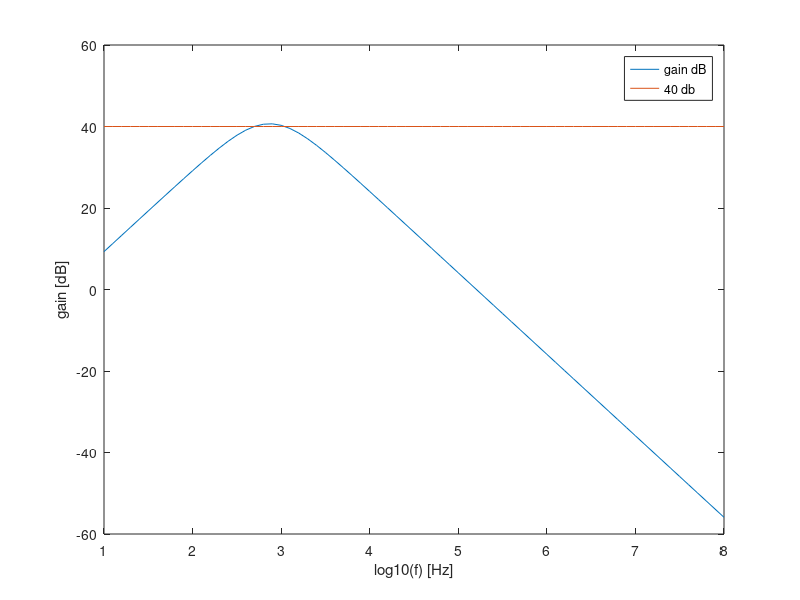

The MATLAB source for this figure:
%chosen components
R1=1000
R2=1/(1/(1000)+1/(20000))
R3=2*100*10^3+10000
R4=1000

C1=220*10^(-9)
C2=220*10^(-9)


%computing capacitor's impedances
f=1:0.1:8;;
w=2*pi*power(10,f);
%s=j*w;

ZC1=1./(j*w*C1);
ZC2=1./(j*w*C2);

%computing transfer function
fator1=R1./(R1+ZC1);
fator12=(1+R3/R4).*fator1;
T=abs(ZC2./(ZC2+R2).*fator12);
%converting gain (directly from transfer function to dB)
TdB=20*log10(T);

figure;
plot(f,TdB);
hold on;
plot(f,40.+0*f)
legend("gain dB","40 db");
xlabel ("log10(f) [Hz]");
ylabel ("gain [dB]");
print ("T.eps", "-depsc");


%computing maximum gain
A=max(TdB)

%computing cut off frequencies
